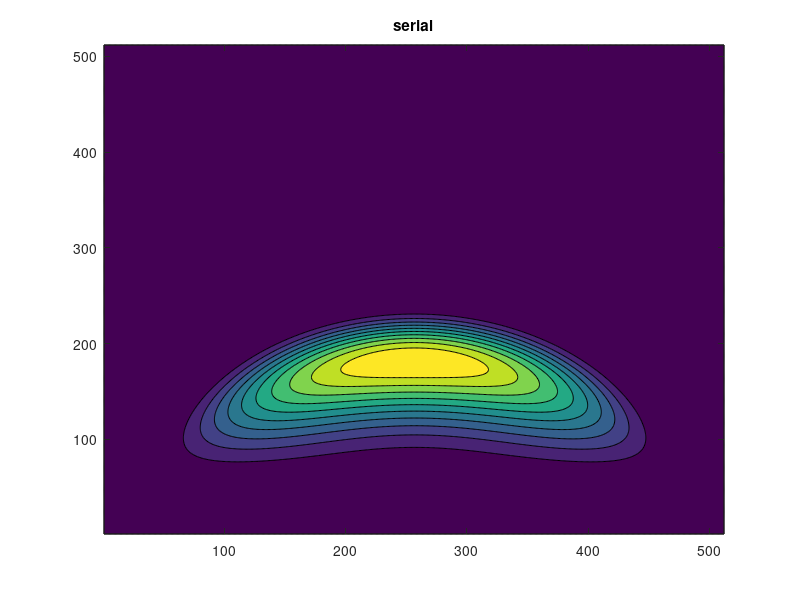

The MATLAB script that drew this image:
fid = fopen('a.txt');
A=ones(512,512);
for i=1:512
A(i,:)=fscanf(fid, '%f\t',512);
end

contourf(A);
title('serial');
fclose(fid);

